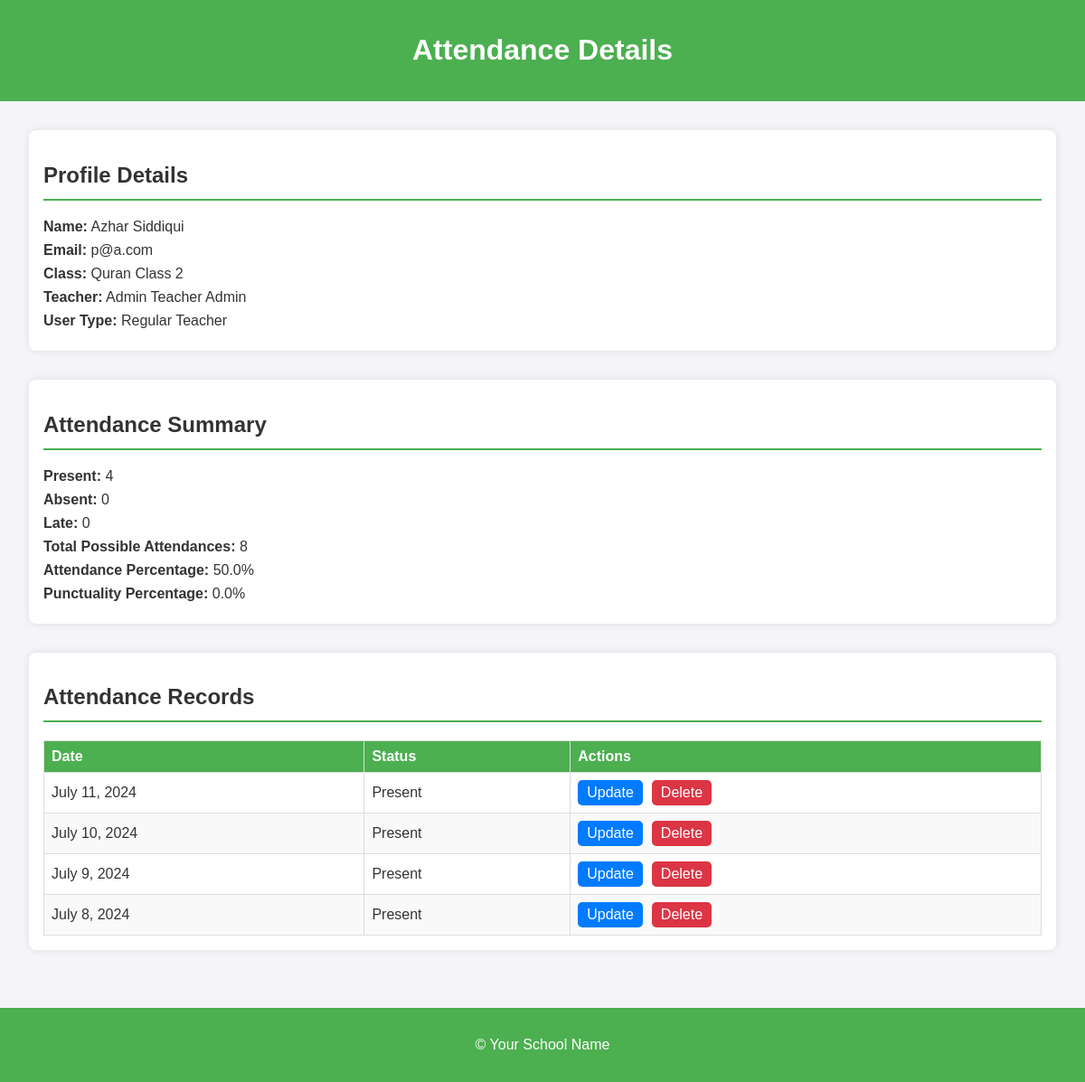
Screenshot of /attendance/detail/4/ (signed in) with the database file from the repository.
### accounts/models.py (models this page shows)
class Profile(models.Model):
    ADMIN_TEACHER = 'admin_teacher'
    REGULAR_TEACHER = 'regular_teacher'
    STUDENT = 'student'
    WAITING_LIST = 'waiting_list'
    USER_TYPE_CHOICES = [
        (ADMIN_TEACHER, 'Admin Teacher'),
        (REGULAR_TEACHER, 'Regular Teacher'),
        (STUDENT, 'Student'),
        (WAITING_LIST, 'Waiting List'),
    ]
    user = models.OneToOneField(User, on_delete=models.CASCADE)
    user_type = models.CharField(max_length=20, choices=USER_TYPE_CHOICES, default=WAITING_LIST)
    class_name = models.ForeignKey(ClassName, on_delete=models.SET_NULL, null=True,blank=True, related_name='students')
    def __str__(self):
        return f"{self.user.first_name} {self.user.last_name}"
    class Meta:
        verbose_name = "Profile"
        verbose_name_plural = "Profiles"

class ClassName(models.Model):
    QAIDAH = 'qaidah'
    QURAN_READING = 'quran_reading'
    HIFZ = 'hifz'
    NA = 'na'
    BOOK_CHOICES = [
        (QAIDAH, 'Qaidah'),
        (QURAN_READING, 'Quran Reading'),
        (HIFZ, 'Hifz'),
        (NA, 'N/A'),
    ]
    name = models.CharField(max_length=100)
    teacher = models.ForeignKey('Profile', on_delete=models.SET_NULL, null=True,
                                limit_choices_to={'user_type__in': ['admin_teacher', 'regular_teacher']})
    book = models.CharField(max_length=20, choices=BOOK_CHOICES, default=NA)
    created_at = models.DateTimeField(auto_now_add=True)
    def __str__(self):
        return self.name
    class Meta:
        verbose_name = "Class"
        verbose_name_plural = "Classes"

### attendance/models.py (models this page shows, shortened)
class Attendance(models.Model):
    ATTENDANCE_CHOICES = [
        ('P', 'Present'),
        ('A', 'Absent'),
        ('L', 'Late'),
    ]
    profile = models.ForeignKey(Profile, on_delete=models.CASCADE, related_name='attendance_records')
    date = models.DateField()
    status = models.CharField(max_length=1, choices=ATTENDANCE_CHOICES)
    reason = models.CharField(max_length=100, null=True, blank=True)
    class Meta:
        constraints = [
            models.UniqueConstraint(fields=['profile', 'date'], name='unique_profile'),
        ]

### attendance/views.py (the view)
# urls.py: path('detail/<int:profile_id>/', AttendanceDetailView.as_view(), name='attendance-detail'),
class AttendanceDetailView(LoginRequiredMixin, ListView):
    model = Attendance
    template_name = 'attendance/attendance_detail.html'
    context_object_name = 'attendance_records'
    def get_queryset(self):
        user_profile = self.request.user.profile
        if user_profile.user_type == 'admin_teacher':
            return Attendance.objects.filter(profile__id=self.kwargs['profile_id']).order_by('-date')
        elif user_profile.user_type == 'regular_teacher':
            return Attendance.objects.filter(profile__id=self.kwargs['profile_id'],
                                             profile__class_name__teacher=user_profile).order_by('-date')
        else:
            return Attendance.objects.none()
    def get_context_data(self, **kwargs):
        context = super().get_context_data(**kwargs)
        profile = get_object_or_404(Profile, id=self.kwargs['profile_id'])
        attendance_records = self.get_queryset()
        present_count = attendance_records.filter(status='P').count()
        absent_count = attendance_records.filter(status='A').count()
        late_count = attendance_records.filter(status='L').count()
        user_created_date = profile.user.date_joined.date()
        today = date.today()
        total_possible_attendances = (today - user_created_date).days
        total_attendance_count = present_count + late_count
        if total_possible_attendances > 0:
            attendance_percentage = (total_attendance_count / total_possible_attendances) * 100
            punctuality_percentage = (late_count / (present_count + late_count)) * 100
        else:
            attendance_percentage = 0
            punctuality_percentage = 0
        context['profile'] = profile
        context['present_count'] = present_count
        context['absent_count'] = absent_count
        context['late_count'] = late_count
        context['total_possible_attendances'] = total_possible_attendances
        context['attendance_percentage'] = attendance_percentage
        context['punctuality_percentage'] = punctuality_percentage
        return context

### attendance/templates/attendance/attendance_detail.html (shortened to what this page needs)
<!DOCTYPE html>
<html lang="en">
<head>
</head>
<body>
    <header>
        <h1>Attendance Details</h1>
    </header>
    <section>
        <div class="profile-info">
            <h2>Profile Details</h2>
            <p><strong>Name:</strong> {{ profile.user.get_full_name }}</p>
            <p><strong>Email:</strong> {{ profile.user.email }}</p>
            <p><strong>Class:</strong> {{ profile.class_name }}</p>
            <p><strong>Teacher:</strong> {{ profile.class_name.teacher }}</p>
            <p><strong>User Type:</strong> {{ profile.get_user_type_display }}</p>
        </div>
        <div class="attendance-summary">
            <h2>Attendance Summary</h2>
            <p><strong>Present:</strong> {{ present_count }}</p>
            <p><strong>Absent:</strong> {{ absent_count }}</p>
            <p><strong>Late:</strong> {{ late_count }}</p>
            <p><strong>Total Possible Attendances:</strong> {{ total_possible_attendances }}</p>
            <p><strong>Attendance Percentage:</strong> {{ attendance_percentage }}%</p>
            <p><strong>Punctuality Percentage:</strong> {{ punctuality_percentage }}%</p>
        </div>
        <div class="attendance-records">
            <h2>Attendance Records</h2>
            {% if attendance_records %}
                <table>
                    <thead>
                        <tr>
                            <th>Date</th>
                            <th>Status</th>
                            <th>Actions</th>
                        </tr>
                    </thead>
                    <tbody>
                        {% for record in attendance_records %}
                            <tr>
                                <td>{{ record.date }}</td>
                                <td>{{ record.get_status_display }}</td>
                                <td>
                                    <div class="action-buttons">
                                        <a href="{% url 'attendance-update' pk=record.id %}" class="update-button">Update</a>
                                        <a href="{% url 'attendance-delete' pk=record.id %}" class="delete-button">Delete</a>
                                    </div>
                                </td>
                            </tr>
                        {% endfor %}
                    </tbody>
                </table>
            {% else %}
                <p>No attendance records available.</p>
            {% endif %}
        </div>
    </section>
    <footer>
        <p>&copy; {{ current_year }} Your School Name</p>
    </footer>
</body>
</html>

### attendance/templates/attendance/attendance_detail.html (style rules this page uses)
body { font-family: Arial, sans-serif; background-color: #f4f4f9; color: #333; margin: 0; padding: 0; }
header { background-color: #4CAF50; color: white; padding: 1em 0; text-align: center; }
section { padding: 2em; }
.profile-info, .attendance-records, .attendance-summary { background: white; border-radius: 8px; box-shadow: 0 0 10px rgba(0, 0, 0, 0.1); margin-bottom: 2em; padding: 1em; }
.profile-info h2, .attendance-records h2, .attendance-summary h2 { border-bottom: 2px solid #4CAF50; padding-bottom: 0.5em; }
.profile-info p, .attendance-records p, .attendance-summary p { margin: 0.5em 0; }
table { width: 100%; border-collapse: collapse; margin-top: 1em; }
table, th, td { border: 1px solid #ddd; }
th, td { padding: 0.5em; text-align: left; }
th { background-color: #4CAF50; color: white; }
tr:nth-child(even) { background-color: #f9f9f9; }
footer { text-align: center; padding: 1em 0; background-color: #4CAF50; color: white; }
.action-buttons { display: flex; gap: 10px; }
.action-buttons a { padding: 5px 10px; border-radius: 5px; text-decoration: none; color: white; }
.update-button { background-color: #007bff; }
.delete-button { background-color: #dc3545; }

### rows the page displays
Profile: user.get_full_name "Azhar Siddiqui", user.email "p@a.com", class_name "Quran Class 2", class_name.teacher "Admin Teacher Admin", user_type "Regular Teacher"
Attendance: date "July 11, 2024", status "Present"
Attendance: date "July 10, 2024", status "Present"
Attendance: date "July 9, 2024", status "Present"
Attendance: date "July 8, 2024", status "Present"

### other values shown
{{ present_count }} "4"
{{ absent_count }} "0"
{{ late_count }} "0"
{{ punctuality_percentage }} "0.0"
